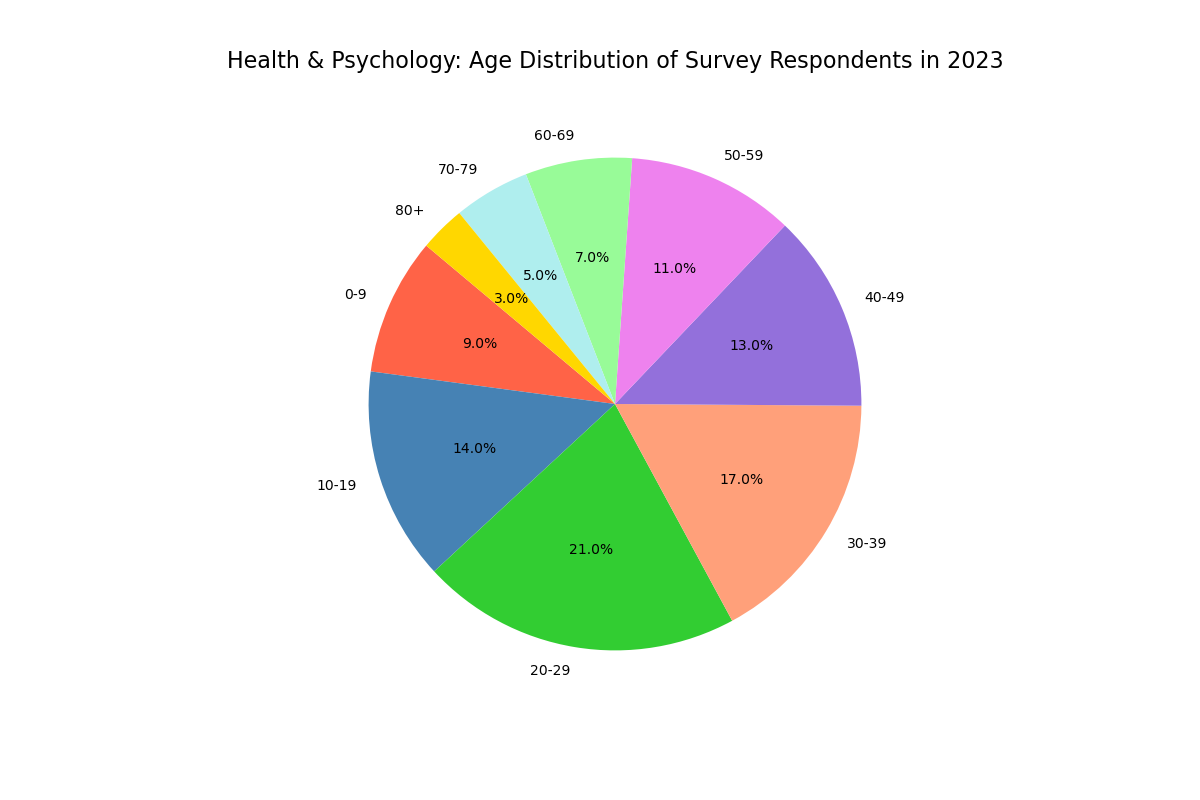

Write the Python code that produced this figure.

import matplotlib.pyplot as plt

# Data points
age_groups = [
    '0-9', '10-19', '20-29', '30-39', '40-49',
    '50-59', '60-69', '70-79', '80+'
]

percentage = [
    9.0, 14.0, 21.0, 17.0, 13.0,
    11.0, 7.0, 5.0, 3.0
]

# Colors for each section
colors = [
    '#ff6347', '#4682b4', '#32cd32', '#ffa07a', '#9370db',
    '#ee82ee', '#98fb98', '#afeeee', '#ffd700'
]

# Resize the chart
plt.figure(figsize=(12, 8))

# Create the pie chart
plt.pie(percentage, labels=age_groups, colors=colors, autopct='%1.1f%%', startangle=140)

# Set the title
plt.title('Health & Psychology: Age Distribution of Survey Respondents in 2023', fontsize=16, pad=20)

# Display the chart
plt.show()
